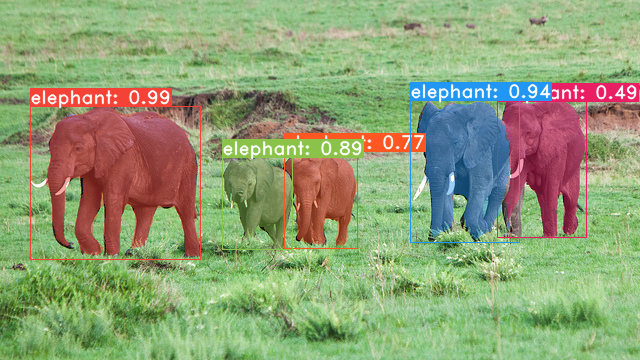
#> input picture assets/example.png, 640 x 360 px; its folder holds only this picture in this run
$ python -i color2mask.py   (imports and definitions only)
#> lines starting #> are read from the running program, lines starting #| are printed output that depends on the picture; after the words box and inside, x2 and y2 are one past the last pixel; in counts of white or black regions, pixels touching at a corner belong together
#> further down, picture is the input picture: shape (360, 640, 3); mean B, G, R 117.4, 160.1, 143.9
import cv2
import numpy as np
import os
import random

def maskColorObject(image):
    hsv = cv2.cvtColor(image, cv2.COLOR_BGR2HSV)
#> hsv: shape (360, 640, 3); mean H, S, V 53.4, 100.1, 179.2

    lowerRedOrange = np.array([0, 150, 100])
    upperRedOrange = np.array([20, 255, 255])
    mask = cv2.inRange(hsv, lowerRedOrange, upperRedOrange)
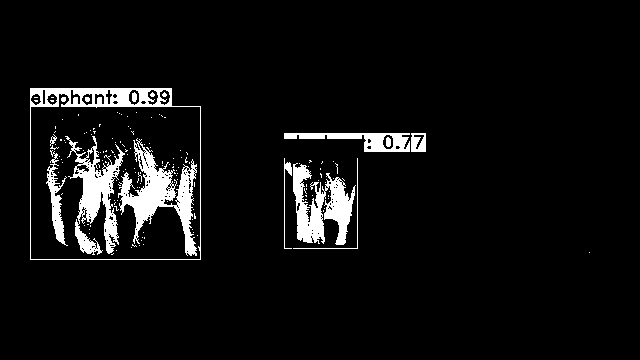
#> mask: shape (360, 640); 6% white; 155 white regions (141 under 20 px), largest, box (x1, y1, x2, y2) and area: (118, 138, 197, 256) 3220, (65, 136, 125, 255) 2670, (293, 163, 356, 245) 2627

    colorObject = cv2.bitwise_and(image, image, mask=mask)
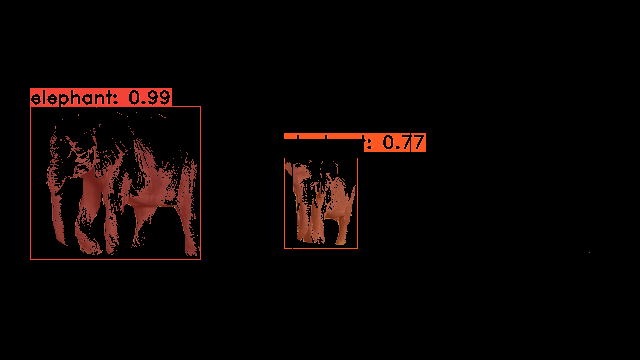
#> colorObject: shape (360, 640, 3); mean B, G, R 3.1, 4.1, 10.6

    return colorObject, mask

# [85 lines left out: functions filterContours, savePolygonToTxt, maskImageBasedOnPolygon, splitDataset, createDatasetFolders, processImages, not called in this run]

# [18 lines not run here, left out]

>>> import cv2
>>> picture = cv2.imread('../assets/example.png')
>>> result = maskColorObject(picture)
